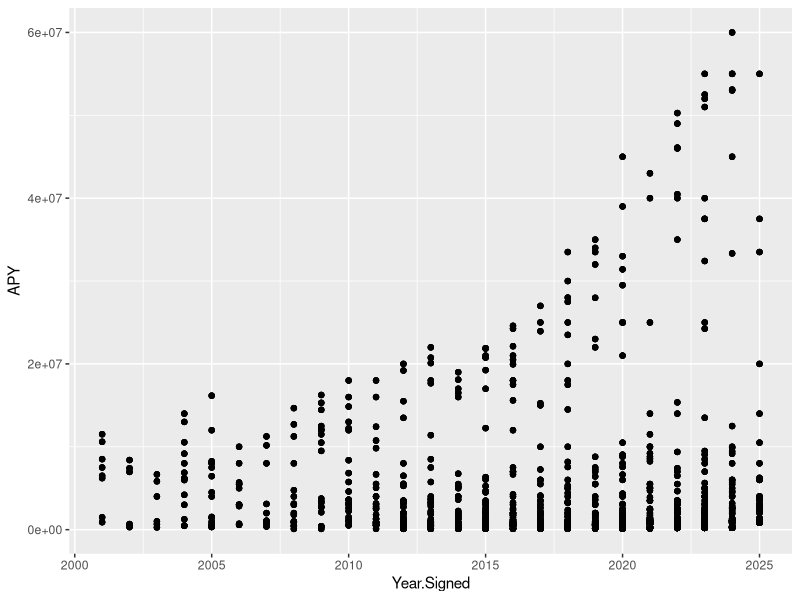

This chart was generated by the following R code: (Note: this script raises an error after producing the figure.)
## ---- chunk 1
# Packages, install if necessary
library(dplyr)
library(ggplot2)
library(randomForest)

# Straight from github repo, assumes all files in same directory
Salary_Data <- read.csv("Player Salary QB.csv")
Passing_Data <- read.csv("1999-2024 Passing Data.csv")
## ---- chunk 2
Salary_Data <- Salary_Data %>% 
  mutate(
    Value = as.numeric(gsub("[$,]", "", Value)),
    APY = as.numeric(gsub("[$,]", "", APY)),
    Guaranteed = as.numeric(gsub("[$,]", "", Guaranteed)),
) %>% select(X, Player, Year.Signed, Years, Value, APY, Guaranteed, APY.as...Of.Cap.At.Signing) %>%
  filter(Year.Signed > 2000) %>% distinct() %>% mutate(Year.End = Year.Signed + Years)

QB_Data <- bind_rows(
  Passing_Data %>%
    inner_join(Salary_Data, by = "Player") %>%
    filter(Year < Year.Signed) %>%
    group_by(Player, Year) %>%
    slice_min(Year.Signed, with_ties = FALSE),
  
  Passing_Data %>%
    inner_join(Salary_Data, by = "Player") %>%
    filter(Year >= Year.Signed) %>%
    group_by(Player, Year) %>%
    slice_max(Year.Signed, with_ties = FALSE)
  ) %>% ungroup() %>% distinct(Player, Year, .keep_all = TRUE) %>%
  filter(Year > 2005) %>%
  filter(!is.na(QBR)) %>%
  filter(Att > 200)


  
## ---- chunk 3
ggplot(Salary_Data, aes(x=Year.Signed, y=APY)) + geom_point() 
## ---- chunk 4
QB_Data[is.na(QB_Data)] <- 0
ggplot(QB_Data, aes(QBR, APY, color=Player)) + geom_point() +
  geom_text_repel(aes(label = 
    ifelse(
      (QBR > quantile(QBR, .75) & APY < mean(APY)) | (QBR < quantile(QBR, .25) & APY > mean(APY)),  
      paste(gsub("[^A-Z]+", ".", Player), sub("20", "", paste(Year))),
      ""
    ) 
  )) +
  labs(
    title = "QBR vs Average Salary, Overperformers and Underperformers labeled",
    y = "Average Salary"
  ) + 
  theme(legend.position = "none")
## ---- chunk 5
ggplot(QB_Data) +
  geom_rect(aes(xmin = 0, xmax = quantile(QBR, .25), ymin = mean(APY), ymax = max(APY)), fill = 'lightcoral', alpha=.002, color = 'black', size=.01) +
  geom_rect(aes(xmin = quantile(QBR, .75), xmax = max(QBR), ymin = min(APY), ymax = mean(APY)), fill = 'skyblue', alpha=.005, color = 'black', size = .01) +
  annotate("text", 
         x = mean(c(0, quantile(QB_Data$QBR, .25))), 
         y = max(QB_Data$APY), 
         label = "Underperformers", 
         hjust = 0.5, vjust = -0.5,
         fontface = "bold", size = 3.5, color = "darkred") +
  annotate("text", 
         x = mean(c(quantile(QB_Data$QBR, .875), max(QB_Data$QBR))), 
         y = min(QB_Data$APY), 
         label = "Overperformers", 
         hjust = 0.5, vjust = 1.5,
         fontface = "bold", size = 3.5, color = "darkblue") + 
  geom_point(aes(QBR, APY, fill=Player),shape = 21, size = 1.75, color = "black", stroke = 0.4) +
  labs(
    title = "QBR vs Average Salary, Overperformers and Underperformers labeled",
    y = "Average Salary"
  ) +
  theme(legend.position = "none")
## ---- chunk 6
library(randomForest)
QBR_q1 <- quantile(QB_Data$QBR , .25)
QBR_q3 <- quantile(QB_Data$QBR , .75)
Rtg_q1 <- quantile(QB_Data$Rate, .25)
Rtg_q3 <- quantile(QB_Data$Rate, .75)

possible_predictors <- QB_Data[,c(2,5:6,8:31, 33:39)]# Extract columns we wanna use
model_dataset <- possible_predictors %>%
  filter(QBR < QBR_q3 | APY > 2e+07) %>%
  filter(QBR > QBR_q1 | APY < 2e+07) %>%
  filter(Rate < Rtg_q3 | APY > 2e+07) %>%
  filter(Rate > Rtg_q1 | APY < 2e+07)

set.seed(12345)
span_model <- randomForest(
  formula = APY ~ .,
  data = model_dataset,
  ntree = 1000,
  mtry = 4
)

nrow(model_dataset)
varImpPlot(span_model)
apply(importance(span_model), 2, function(x) sort(x, decreasing=TRUE))
plot(span_model)
## ---- chunk 7
set.seed(12345)
QB_Salary_predictor_rf <- randomForest(
  formula = APY ~ Rate + QBR + Cmp. + TD + Yds + Year,
  data = model_dataset,
  ntree = 200,
  mtry = 3
)

QB_Salary_predictor_rf$rsq[200]

## ---- chunk 8
base_predictions <- as.vector(predict(QB_Salary_predictor_rf, newdata = QB_Data))
res <- data.frame(
  Name = QB_Data$Player,
  Year = QB_Data$Year,
  Salary = QB_Data$APY,
  Predicted_Salary = base_predictions,
  Diff = base_predictions - QB_Data$APY,
  PDiff = base_predictions / QB_Data$APY
)

res %>% arrange(desc(Predicted_Salary))
## ---- chunk 9

market_trend <- Salary_Data %>%
  group_by(Year.Signed) %>%
  summarize(Market_APY = mean(APY, na.rm = TRUE))

QB_Data$Year.Signed <- as.numeric(QB_Data$Year.Signed)
QB_Data$APY <- as.numeric(QB_Data$APY)  # APY = Average Per Year salary

# Step 3: Aggregate to get average salary per year
salary_by_year <- QB_Data %>%
  group_by(Year.Signed) %>%
  summarise(avg_salary = mean(APY, na.rm = TRUE))

# Step 4: Fit a linear model
lm_model <- lm(avg_salary ~ Year.Signed, data = salary_by_year)

# Step 5: Plot with regression line
ggplot(salary_by_year, aes(x = Year.Signed, y = avg_salary)) +
  geom_point(color = "blue", size = 3) +
  geom_smooth(method = "lm", se = FALSE, color = "red", linewidth = 1) +
  labs(title = "Average QB Salary Over Time",
       subtitle = "Linear model of APY by Year Signed",
       x = "Year Signed",
       y = "Average Salary (APY)") +
  theme_minimal()

colnames(market_trend)
colnames(QB_Data)

## ---- chunk 10
set.seed(1234)

library(forecast)

# Create response time series
salary_ts <- ts(QB_Data$APY, start = min(QB_Data$Year))


# Join Market_APY by year
QB_Data <- QB_Data %>%
  left_join(market_trend, by = "Year.Signed")

QB_Data$Age3 <- QB_Data$Age^3

## ---- chunk 11
# Create xreg matrix (same row count as salary_ts)
xreg_matrix <- cbind(
  RF_Pred = base_predictions,
  Market_APY = QB_Data$Market_APY.x
)


# Fit the model
ts_model <- auto.arima(salary_ts, xreg = xreg_matrix)
summary(ts_model)
ts_model
## ---- chunk 12
saveRDS(ts_model, './web/data/QB_TS.rds')
## ---- chunk 13
train_idx <- QB_Data$Year.Signed <= 2018
test_idx <- !train_idx

# After you forecast for the test set
future_forecast <- forecast(ts_model, xreg = xreg_matrix)
predicted_salary_ts <- as.numeric(future_forecast$mean)

# Make results table for test set
res_ts <- data.frame(
  Name = QB_Data$Player,
  Year = QB_Data$Year,
  Salary = QB_Data$APY,
  Predicted_Salary = predicted_salary_ts,
  Diff = predicted_salary_ts - QB_Data$APY,
  PDiff = predicted_salary_ts / QB_Data$APY
)

# View sorted by Predicted Salary
res_ts %>% arrange(desc(Predicted_Salary))
## ---- chunk 14
fitted_vals <- fitted(ts_model)
actual_vals <- QB_Data$APY

# Compute pseudo R²
rss <- sum((actual_vals - fitted_vals)^2)
tss <- sum((actual_vals - mean(actual_vals))^2)
rsq <- 1 - rss/tss
rsq
## ---- chunk 15

last_market_apy <- tail(Wr_Data$Market_APY, 1)


n_future_years <- 5
growth_rate <- 0.03  # 3% per year


future_market_apy <- last_market_apy * (1 + growth_rate)^(1:n_future_years)


future_rf_pred <- rep(7000000, n_future_years)  # assume constant RF_Pred


future_xreg <- cbind(
  RF_Pred = future_rf_pred
)


future_forecast <- forecast(ts_model, xreg = future_xreg)


print(future_forecast)
autoplot(future_forecast)
